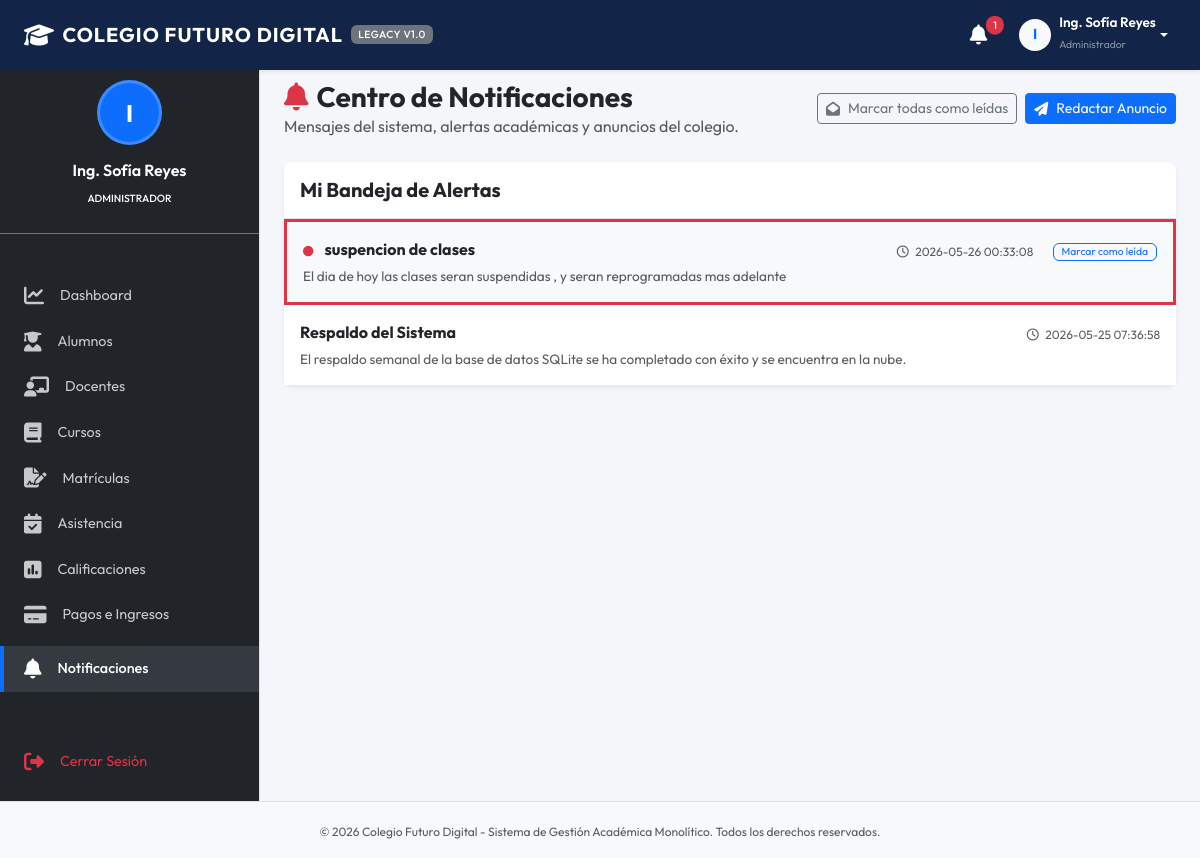
Screenshot of /modules/notificaciones.php (signed in) with the database file from the repository.
### tables this page shows
CREATE TABLE notificaciones (
            id INTEGER PRIMARY KEY AUTOINCREMENT,
            usuario_id INTEGER NOT NULL,
            titulo TEXT NOT NULL,
            mensaje TEXT NOT NULL,
            fecha TEXT NOT NULL,
            leido INTEGER DEFAULT 0 CHECK(leido IN (0, 1)),
            FOREIGN KEY (usuario_id) REFERENCES usuarios(id) ON DELETE CASCADE
        );

### modules/notificaciones.php (the view, shortened to what this page needs)
<?php
$rol = $_SESSION['usuario_rol'];
$userId = $_SESSION['usuario_id'];
$can_send = in_array($rol, ['Director', 'Administrador', 'Docente']);
$action = $_GET['action'] ?? 'list';
require_once __DIR__ . '/../includes/header.php';
require_once __DIR__ . '/../includes/sidebar.php';
?>
<div class="d-flex justify-content-between align-items-center mb-4">
    <div>
        <h1 class="h3 mb-0 text-dark fw-bold"><i class="fa-solid fa-bell me-2 text-danger"></i>Centro de Notificaciones</h1>
        <p class="text-muted mb-0">Mensajes del sistema, alertas académicas y anuncios del colegio.</p>
    </div>
    <div class="d-flex gap-2">
        <a href="notificaciones.php?action=mark_all_read" class="btn btn-outline-secondary btn-sm d-flex align-items-center"><i class="fa-solid fa-envelope-open me-2"></i> Marcar todas como leídas</a>
        <?php if ($can_send && $action === 'list'): ?>
            <a href="notificaciones.php?action=new" class="btn btn-primary btn-sm d-flex align-items-center"><i class="fa-solid fa-paper-plane me-2"></i> Redactar Anuncio</a>
        <?php elseif ($action !== 'list'): ?>
            <a href="notificaciones.php" class="btn btn-outline-secondary btn-sm d-flex align-items-center"><i class="fa-solid fa-arrow-left me-2"></i> Volver a la Bandeja</a>
        <?php endif; ?>
    </div>
</div>
<?php if ($action === 'list'): ?>
    <?php
    try {
        $stmt = $pdo->prepare("SELECT * FROM notificaciones WHERE usuario_id = ? ORDER BY fecha DESC");
        $stmt->execute([$userId]);
        $notificaciones = $stmt->fetchAll();
    } catch (PDOException $e) {
        echo "<div class='alert alert-danger'>Error al cargar bandeja: " . $e->getMessage() . "</div>";
        $notificaciones = [];
    }
    ?>
    <div class="card bg-white shadow-sm border-0">
        <div class="card-header bg-transparent border-bottom py-3">
            <h5 class="card-title mb-0 fw-bold">Mi Bandeja de Alertas</h5>
        </div>
        <div class="card-body p-0">
            <?php if (empty($notificaciones)): ?>
                <div class="p-5 text-center text-muted">
                    <i class="fa-regular fa-bell-slash d-block fs-1 mb-3 text-secondary"></i>
                    <p class="mb-0">No se registran notificaciones o alertas en este momento.</p>
                </div>
            <?php else: ?>
                <div class="list-group list-group-flush">
                    <?php foreach ($notificaciones as $n): ?>
                        <div class="list-group-item p-3 <?php echo !$n['leido'] ? 'bg-light border-start border-danger border-3' : ''; ?>">
                            <div class="d-flex w-100 justify-content-between align-items-center mb-1">
                                <h6 class="mb-0 fw-bold text-dark <?php echo !$n['leido'] ? 'text-primary' : ''; ?>">
                                    <?php if (!$n['leido']): ?>
                                        <i class="fa-solid fa-circle text-danger me-2 fs-9"></i>
                                    <?php endif; ?>
                                    <?php echo htmlspecialchars($n['titulo']); ?>
                                </h6>
                                <div class="text-end">
                                    <small class="text-muted fs-8"><i class="fa-regular fa-clock me-1"></i> <?php echo htmlspecialchars($n['fecha']); ?></small>
                                    <?php if (!$n['leido']): ?>
                                        <a href="notificaciones.php?action=mark_read&id=<?php echo $n['id']; ?>" class="btn btn-xs btn-outline-primary ms-3 fs-9 py-0 px-2" title="Marcar como leída">Marcar como leída</a>
                                    <?php endif; ?>
                                </div>
                            </div>
                            <p class="mb-0 text-muted fs-7 mt-1"><?php echo htmlspecialchars($n['mensaje']); ?></p>
                        </div>
                    <?php endforeach; ?>
                </div>
            <?php endif; ?>
        </div>
    </div>
<?php endif; ?>
<?php
require_once __DIR__ . '/../includes/footer.php';
?>

### assets/css/style.css (style rules this page uses)
:root { --primary-color: #1e3c72; --primary-dark: #122548; --primary-light: #2a5298; --secondary-color: #6c757d; --bg-light: #f4f6f9; --sidebar-bg: #212529; --sidebar-hover: #343a40; --sidebar-active: #0d6efd; --text-dark: #333333; --font-sans: 'Outfit', 'Roboto', -apple-system, BlinkMacSystemFont, "Segoe UI", sans-serif; }
body { font-family: var(--font-sans); background-color: var(--bg-light); color: var(--text-dark); margin: 0; padding-top: 56px; display: flex; flex-direction: column; min-height: 100vh; }
.card { border-radius: 8px; box-shadow: 0 4px 6px rgba(0, 0, 0, 0.05); }
.fs-7 { font-size: 0.85rem; }
.fs-8 { font-size: 0.75rem; }
.fs-9 { font-size: 0.65rem; }

### rows the page displays
notificaciones: leido 0 (drawn), titulo "suspencion de clases", fecha "2026-05-26 00:33:08", mensaje "El dia de hoy las clases seran suspendidas , y seran reprogramadas mas adelante"
notificaciones: titulo "Respaldo del Sistema", fecha "2026-05-25 07:36:58", mensaje "El respaldo semanal de la base de datos SQLite se ha completado con éxito y se encuentra en la nube."

### other values shown
$notif_count "1"
substr($_SESSION['usuario_nombre'], 0, 1) "I"
$_SESSION['usuario_nombre'] "Ing. Sofía Reyes"
$_SESSION['usuario_rol'] "Administrador"
$rol "ADMINISTRADOR"
